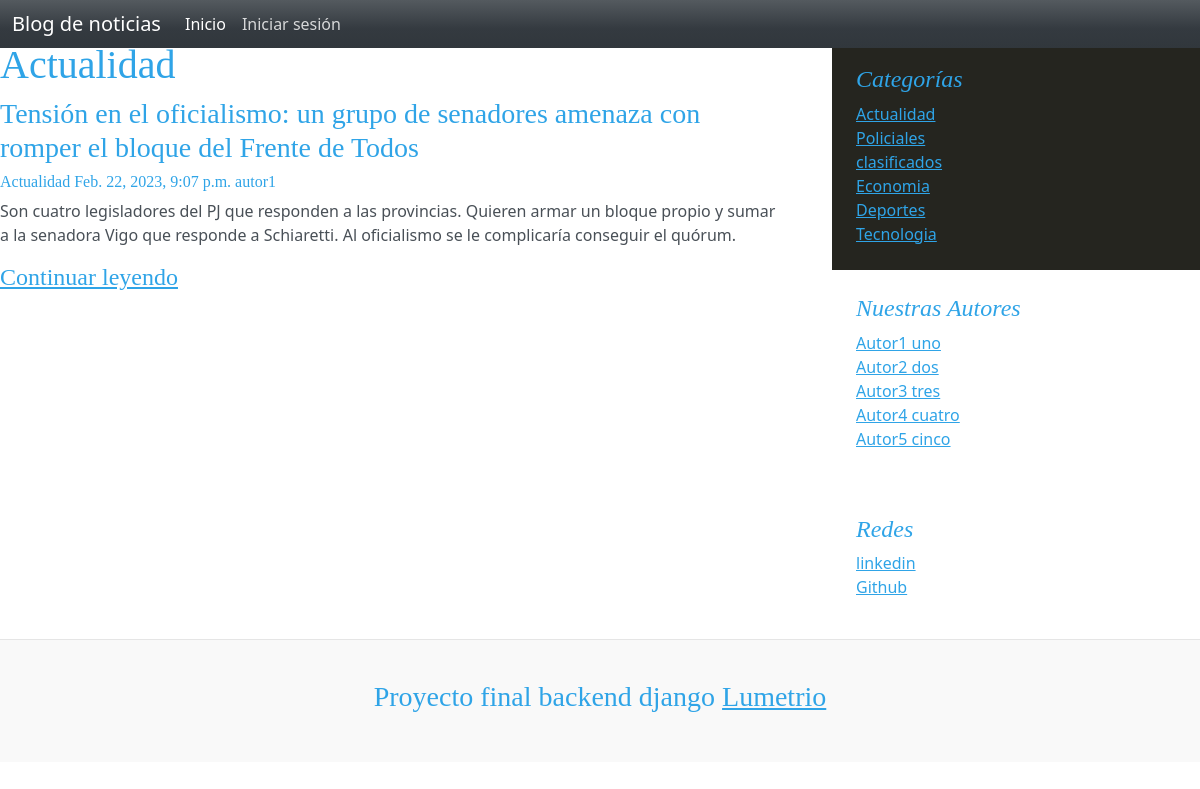
The page /present/ on the database its author committed.
### base/models.py (models this page shows, shortened)
class Post(models.Model):
    title = models.CharField(max_length = 200)
    description = models.TextField()
    text = models.TextField()
    author = models.ForeignKey(Author, on_delete = models.SET_NULL, null = True)
    category = models.ForeignKey(Categoty, on_delete = models.SET_NULL, null = True, blank = False)
    updated = models.DateTimeField(auto_now = True)
    created = models.DateTimeField(auto_now_add = True)

class Categoty(models.Model):
    classification = models.CharField(max_length = 200, null = False, blank = False)
    def __str__(self):
        return self.classification

class Author(models.Model):
    name = models.CharField(max_length = 200, null = False, blank = False)
    last_name = models.CharField(max_length = 200, null = False, blank = False)
    comment = models.TextField()
    category = models.ForeignKey(Categoty, on_delete = models.SET_NULL, null = True, blank = True)
    updated = models.DateTimeField(auto_now = True)
    created = models.DateTimeField(auto_now_add = True)
    def __str__(self):
        return self.name

### base/views.py (the view)
# urls.py: path('present/', views.present),
def present(request):
    posts = Post.objects.filter(category_id = 4)
    return render(request, 'category.html', {'posts': posts})

### templates/category.html
{% extends 'layouts/main.html' %}
{% load static %}
{% block content %}
{% for p in posts %}
<h1>{{ p.category }}</h1>
<h3>{{ p.title }}</h3>
<h6>{{ p.category }} {{ p.created }} {{ p.author }}</h6>
<p>{{ p.description }}</p>
<h4><a href="/post/{{p.id}}">Continuar leyendo</a></h4>
{% endfor %}
{% endblock %}

### static/styles/blog.css (style rules this page uses)
h1, h2, h3, h4, h5, h6 { font-family: "Playfair Display", Georgia, "Times New Roman", serif; }

### rows shown on the page
Post: category "Actualidad", title "Tensión en el oficialismo: un grupo de senadores amenaza con romper el bloque del Frente de Todos", created "Feb. 22, 2023, 9:07 p.m.", author "autor1", description "Son cuatro legisladores del PJ que responden a las provincias. Quieren armar un bloque propio y sumar a la senadora Vigo que responde a Schiaretti. Al oficialismo se le complicaría conseguir el quórum."
